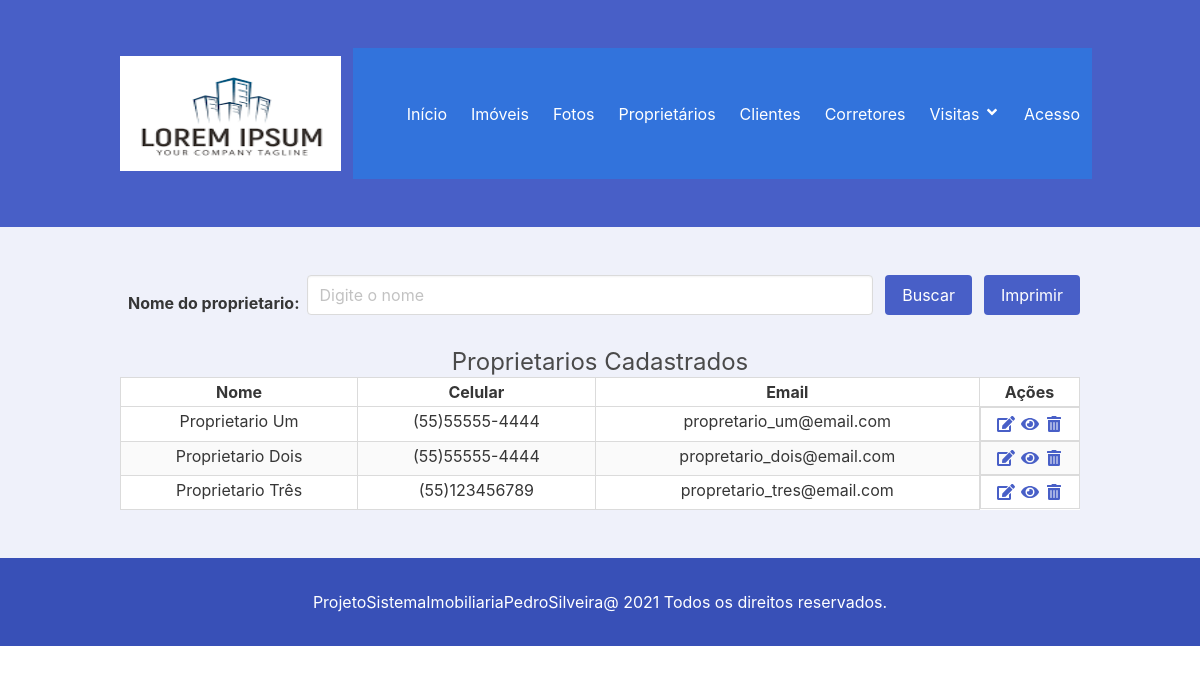
Page /proprietarios on the committed database.
### agenda/models.py (models this page shows, shortened)
class Proprietario(models.Model):
    nome = models.CharField('Nome', max_length=35, help_text='Informe o nome')
    celular = models.CharField('Celular', max_length=16, help_text='Informe o telefone Ex.:(xx)xxxxx-xxxx')
    email = models.EmailField('Email', max_length=100, help_text='Informe o email')
    class Meta:
        verbose_name = 'Proprietário'
        verbose_name_plural = 'Proprietários'

### agenda/views.py (the view)
# urls.py: path('proprietarios', ProprietariosView.as_view(), name='proprietarios'),
class ProprietariosView(ListView):
    model = Proprietario
    template_name = 'proprietarios.html'
    def get_queryset(self, *args, **kwargs):
        buscar = self.request.GET.get('buscar')
        qs = super(ProprietariosView, self).get_queryset(*args, **kwargs)
        if buscar:
            qs = qs.filter(nome__icontains=buscar)
        return qs
    def get(self, *args, **kwargs):
        if self.request.GET.get('imprimir') == 'pdf':
            html_pdf = HtmlToPdf(arquivo='proprietarios_pdf', qs=self.get_queryset())
            return html_pdf.response
        else:
            return super(ProprietariosView, self).get(*args, **kwargs)
    queryset = Proprietario.objects.all()

### agenda/templates/proprietarios.html (shortened to what this page needs)
{% extends 'base.html' %}
{% load static %}
{% block content %}
<section class="section has-background-link-Light">
    <div class="container">
        <form id="formListaProprietarios" action="" method="GET">
            <div class="field is-grouped is-flex is-align-itens-center is-flex-wrap-wrap">
                <label class="label p-2 mt-2">Nome do proprietario: </label>
                 <div class="control is-expanded">
                    <input class="input" type="text" name="buscar" value="{{ request.GET.buscar }}"
                        placeholder="Digite o nome">
                 </div>
                 <div class="control">
                    <button type="button" class="button is-link" onClick="geraPdf(' ','formListaProprietarios');">
                        Buscar
                    </button>
                 </div>
                 {% if object_list %}
                    <div class="control">
                        <button type="button" class="button is-link" onClick="geraPdf('pdf','formListaProprietarios');">
                            Imprimir
                        </button>
                    </div>
                 {% endif %}
            </div>
        </form>
        {% if object_list %}
        <center><h1 class="subtitle is-size-4">Proprietarios Cadastrados </h1></center>
        <div class="table">
            <table class="table is-table is-bordered is-striped is-narrow is-hoverable is-fullwidth">
                <thead>
                <tr>
                    <th class="has-text-centered">Nome</th>
                    <th class="has-text-centered">Celular</th>
                    <th class="has-text-centered">Email</th>
                    <th class="has-text-centered" style="width: 100px;">Ações</th>
                </tr>
                </thead>
                <tbody>
                {% for proprietario in object_list %}
                <tr>
                    <td class="has-text-centered"> {{ proprietario.nome }} </td>
                    <td class="has-text-centered"> {{ proprietario.celular }} </td>
                    <td class="has-text-centered"> {{ proprietario.email }} </td>
                    <td class="has-text-centered is-flex is-flex-wrap-nowrap is-justify-content-center">
                        <a href="{% url 'proprietario_adicionar' %}" title="Adicionar">
                            <span class="icon">
                                <i class="fas fa-edit"></i>
                            </span>
                        </a>
                        <a href="{% url 'proprietario_editar' proprietario.pk %}" title="Editar">
                            <span class="icon">
                                <i class="fas fa-eye"></i>
                            </span>
                        </a>
                        <a href="{% url 'proprietario_apagar' proprietario.pk %}" title="Excluir">
                            <span class="icon">
                                <i class="fas fa-trash-alt"></i>
                            </span>
                        </a>
                    </td>
                </tr>
                {% endfor %}
                </tbody>
            </table>
        </div>
        {% else %}
        <h2>Não existem proprietarios cadastrados cadastrados!</h2>
        {% endif %}
    </div>
</section>
{% endblock %}

### rows in the picture
Proprietario: nome "Proprietario Um", celular "(55)55555-4444", email "propretario_um@email.com"
Proprietario: nome "Proprietario Dois", celular "(55)55555-4444", email "propretario_dois@email.com"
Proprietario: nome "Proprietario Três", celular "(55)123456789", email "propretario_tres@email.com"
